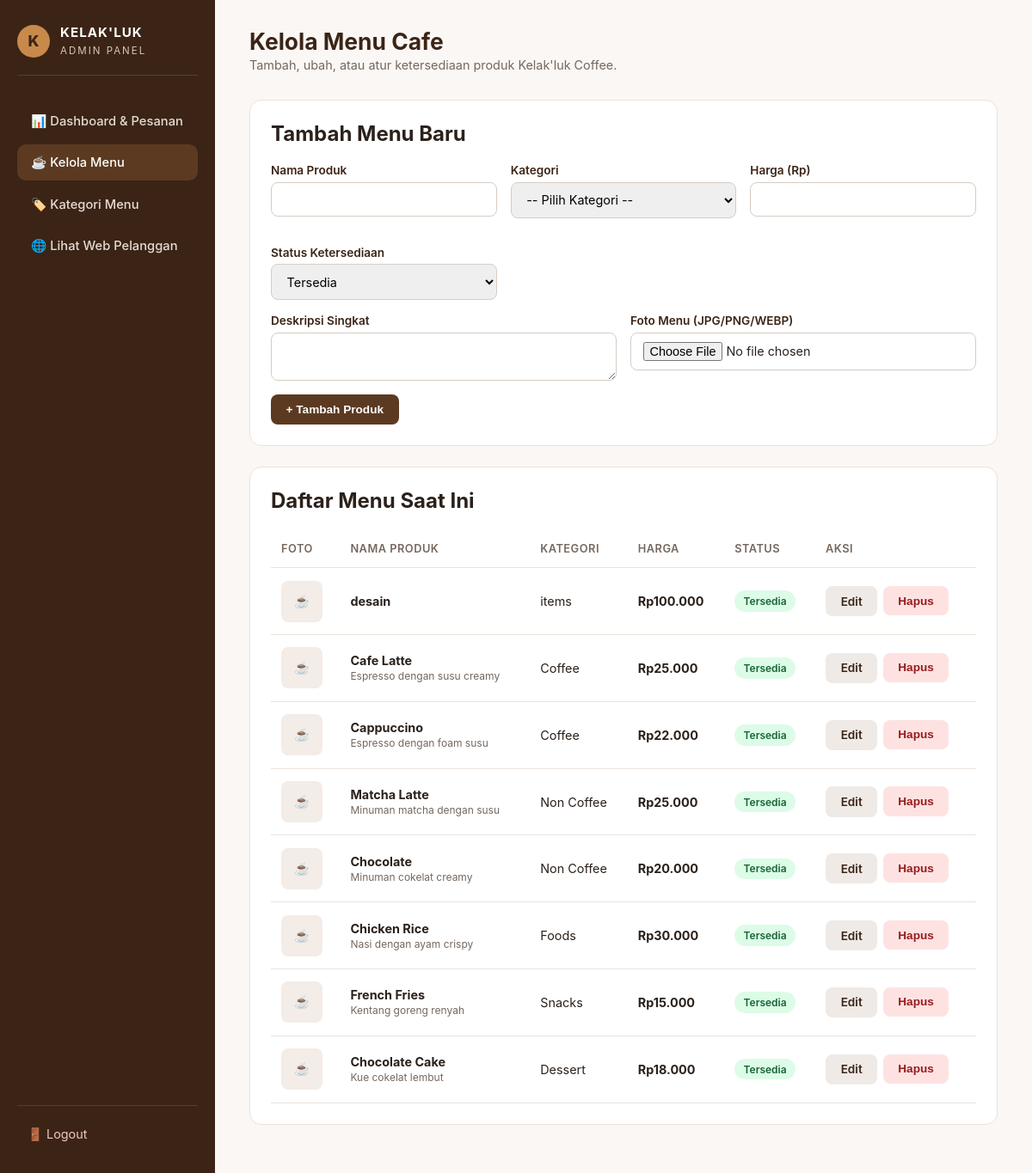
/admin/products.php (signed in), run on the app's committed database.
### tables this page shows
CREATE TABLE `products` (
  `id` int(11) NOT NULL,
  `category_id` int(11) DEFAULT NULL,
  `nama_produk` varchar(150) NOT NULL,
  `deskripsi` text DEFAULT NULL,
  `harga` decimal(12,2) NOT NULL,
  `gambar` varchar(255) DEFAULT NULL,
  `status` enum('tersedia','habis') DEFAULT 'tersedia',
  `created_at` timestamp NOT NULL DEFAULT current_timestamp()
);

CREATE TABLE `categories` (
  `id` int(11) NOT NULL,
  `nama_kategori` varchar(100) NOT NULL,
  `gambar` varchar(255) DEFAULT NULL
);

### admin/auth_check.php (called while the page is built, shortened)
<?php
function e($value) {
    return htmlspecialchars((string) $value, ENT_QUOTES, 'UTF-8');
}
function rupiah($value) {
    return 'Rp' . number_format((float) $value, 0, ',', '.');
}

### admin/products.php (the view, shortened to what this page needs)
<?php
require_once 'auth_check.php';
$editProduct = null;
$products = $conn->query("
    SELECT products.*, categories.nama_kategori
    FROM products
    LEFT JOIN categories ON products.category_id = categories.id
    ORDER BY products.created_at DESC
")->fetchAll();
?>
<!DOCTYPE html>
<html lang="id">
<head>
    <link rel="stylesheet" href="../assets/css/admin.css">
</head>
<body>
    <aside class="admin-sidebar">
        <div>
            <a href="dashboard.php" class="admin-brand">
                <span class="admin-brand-mark">K</span>
                <span>
                    <strong>KELAK'LUK</strong>
                    <small>ADMIN PANEL</small>
                </span>
            </a>
            <nav class="admin-nav">
                <a href="dashboard.php">📊 Dashboard &amp; Pesanan</a>
                <a href="products.php" class="active">☕ Kelola Menu</a>
                <a href="categories.php">🏷️ Kategori Menu</a>
                <a href="../pages/home.php" target="_blank">🌐 Lihat Web Pelanggan</a>
            </nav>
        </div>
        <div class="admin-sidebar-footer">
            <a href="../auth/logout.php" onclick="return confirm('Anda yakin ingin logout?')">🚪 Logout</a>
        </div>
    </aside>
    <main class="admin-main">
        <div class="admin-topbar">
            <div>
                <h1>Kelola Menu Cafe</h1>
                <p>Tambah, ubah, atau atur ketersediaan produk Kelak'luk Coffee.</p>
            </div>
        </div>
        <section class="admin-card">
            <div class="admin-card-header">
                <h2><?= $editProduct ? 'Edit Menu: ' . e($editProduct['nama_produk']) : 'Tambah Menu Baru'; ?></h2>
            </div>
            <form method="POST" enctype="multipart/form-data">
                <div class="form-grid">
                    <div class="form-group">
                        <label>Nama Produk</label>
                        <input type="text" name="nama_produk" class="form-control" required value="<?= e($editProduct['nama_produk'] ?? ''); ?>">
                    </div>
                    <div class="form-group">
                        <label>Kategori</label>
                        <select name="category_id" class="form-control">
                            <option value="">-- Pilih Kategori --</option>
                        </select>
                    </div>
                    <div class="form-group">
                        <label>Harga (Rp)</label>
                        <input type="number" name="harga" class="form-control" required min="0" value="<?= e($editProduct['harga'] ?? ''); ?>">
                    </div>
                    <div class="form-group">
                        <label>Status Ketersediaan</label>
                        <select name="status" class="form-control">
                            <option value="tersedia" <?= ($editProduct['status'] ?? '') === 'tersedia' ? 'selected' : ''; ?>>Tersedia</option>
                        </select>
                    </div>
                </div>
                <div class="form-grid">
                    <div class="form-group">
                        <label>Deskripsi Singkat</label>
                        <textarea name="deskripsi" rows="2" class="form-control"><?= e($editProduct['deskripsi'] ?? ''); ?></textarea>
                    </div>
                    <div class="form-group">
                        <label>Foto Menu (JPG/PNG/WEBP)</label>
                        <input type="file" name="gambar" class="form-control" accept=".jpg,.jpeg,.png,.webp">
                    </div>
                </div>
                <button type="submit" class="btn btn-primary">
                    <?= $editProduct ? 'Simpan Perubahan' : '+ Tambah Produk'; ?>
                </button>
            </form>
        </section>
        <section class="admin-card">
            <div class="admin-card-header">
                <h2>Daftar Menu Saat Ini</h2>
            </div>
            <div class="table-responsive">
                <table class="admin-table">
                    <thead>
                        <tr>
                            <th>Foto</th>
                            <th>Nama Produk</th>
                            <th>Kategori</th>
                            <th>Harga</th>
                            <th>Status</th>
                            <th>Aksi</th>
                        </tr>
                    </thead>
                    <tbody>
                        <?php foreach ($products as $prod): ?>
                            <?php $imgFile = basename((string) ($prod['gambar'] ?? '')); ?>
                            <tr>
                                <td>
                                    <?php if ($imgFile !== '' && is_file(__DIR__ . '/../assets/images/' . $imgFile)): ?>
                                        <img src="../assets/images/<?= e($imgFile); ?>" class="thumb-img" alt="">
                                    <?php else: ?>
                                        <div class="thumb-img" style="display: grid; place-items: center;">☕</div>
                                    <?php endif; ?>
                                </td>
                                <td>
                                    <strong><?= e($prod['nama_produk']); ?></strong><br>
                                    <small style="color: #75675e;"><?= e($prod['deskripsi'] ?? ''); ?></small>
                                </td>
                                <td><?= e($prod['nama_kategori'] ?? '-'); ?></td>
                                <td><strong><?= rupiah($prod['harga']); ?></strong></td>
                                <td>
                                    <span class="badge badge-<?= e($prod['status']); ?>">
                                        <?= e($prod['status']); ?>
                                    </span>
                                </td>
                                <td>
                                    <div style="display: flex; gap: 0.4rem;">
                                        <a href="products.php?edit=<?= (int) $prod['id']; ?>" class="btn btn-secondary">Edit</a>
                                        <form method="POST" onsubmit="return confirm('Hapus produk ini?');">
                                            <button type="submit" class="btn btn-danger">Hapus</button>
                                        </form>
                                    </div>
                                </td>
                            </tr>
                        <?php endforeach; ?>
                    </tbody>
                </table>
            </div>
        </section>
    </main>
</body>
</html>

### assets/css/admin.css (style rules this page uses)
:root { --coffee-dark: #3b2416; --coffee-primary: #5c3a21; --coffee-accent: #c88a4b; --cream-bg: #faf7f4; --card-bg: #ffffff; --text-main: #2b211b; --text-muted: #75675e; --border-color: #ebe3dc; }
* { box-sizing: border-box; margin: 0; padding: 0; }
body { font-family: -apple-system, BlinkMacSystemFont, "Segoe UI", Roboto, sans-serif; background-color: var(--cream-bg); color: var(--text-main); display: flex; min-height: 100vh; }
.admin-sidebar { width: 250px; background-color: var(--coffee-dark); color: #fff; padding: 1.75rem 1.25rem; display: flex; flex-direction: column; justify-content: space-between; position: fixed; top: 0; bottom: 0; left: 0; }
.admin-brand { display: flex; align-items: center; gap: 0.75rem; text-decoration: none; color: #fff; margin-bottom: 2rem; padding-bottom: 1.25rem; border-bottom: 1px solid rgba(255, 255, 255, 0.12); }
.admin-brand-mark { width: 38px; height: 38px; border-radius: 50%; background: var(--coffee-accent); color: var(--coffee-dark); font-weight: 800; display: grid; place-items: center; font-size: 1.1rem; }
.admin-brand strong { display: block; letter-spacing: 1px; font-size: 0.95rem; }
.admin-brand small { color: #d6c5b8; font-size: 0.72rem; letter-spacing: 2px; }
.admin-nav { display: flex; flex-direction: column; gap: 0.4rem; }
.admin-nav a { color: #e6dcd4; text-decoration: none; padding: 0.75rem 1rem; border-radius: 10px; font-size: 0.92rem; font-weight: 500; transition: 0.2s; }
.admin-nav a:hover, .admin-nav a.active { background-color: var(--coffee-primary); color: #fff; }
.admin-sidebar-footer { border-top: 1px solid rgba(255, 255, 255, 0.12); padding-top: 1rem; display: flex; flex-direction: column; gap: 0.5rem; }
.admin-sidebar-footer a { color: #f3c6c6; text-decoration: none; font-size: 0.9rem; padding: 0.5rem 0.75rem; }
.admin-main { margin-left: 250px; flex: 1; padding: 2rem 2.5rem; }
.admin-topbar { display: flex; justify-content: space-between; align-items: center; margin-bottom: 2rem; }
.admin-topbar h1 { font-size: 1.65rem; color: var(--coffee-dark); }
.admin-topbar p { color: var(--text-muted); font-size: 0.9rem; margin-top: 0.2rem; }
.admin-card { background: var(--card-bg); border: 1px solid var(--border-color); border-radius: 14px; padding: 1.5rem; margin-bottom: 1.5rem; }
.admin-card-header { display: flex; justify-content: space-between; align-items: center; margin-bottom: 1.25rem; flex-wrap: wrap; gap: 1rem; }
.table-responsive { overflow-x: auto; }
.admin-table { width: 100%; border-collapse: collapse; font-size: 0.9rem; }
.admin-table th, .admin-table td { padding: 0.9rem 0.75rem; text-align: left; border-bottom: 1px solid var(--border-color); vertical-align: middle; }
.admin-table th { color: var(--text-muted); font-weight: 600; font-size: 0.8rem; text-transform: uppercase; letter-spacing: 0.5px; }
.badge { display: inline-block; padding: 0.3rem 0.65rem; border-radius: 999px; font-size: 0.75rem; font-weight: 600; text-transform: capitalize; }
.badge-selesai, .badge-tersedia { background: #dcfce7; color: #166534; }
.form-grid { display: grid; grid-template-columns: repeat(auto-fit, minmax(220px, 1fr)); gap: 1rem; }
.form-group { display: flex; flex-direction: column; gap: 0.35rem; margin-bottom: 1rem; }
.form-group label { font-size: 0.85rem; font-weight: 600; color: var(--coffee-dark); }
.form-control { padding: 0.65rem 0.85rem; border: 1px solid #d6ccc4; border-radius: 8px; font-size: 0.9rem; font-family: inherit; }
.btn { padding: 0.6rem 1.1rem; border: none; border-radius: 8px; font-size: 0.85rem; font-weight: 600; cursor: pointer; text-decoration: none; display: inline-flex; align-items: center; gap: 0.4rem; }
.btn-primary { background: var(--coffee-primary); color: #fff; }
.btn-danger { background: #fee2e2; color: #991b1b; }
.btn-secondary { background: #efeae6; color: var(--coffee-dark); }
.thumb-img { width: 48px; height: 48px; border-radius: 8px; object-fit: cover; background: #f3ece7; }

### data on the page
products: nama_produk "desain", category.nama_kategori "items", harga "Rp100.000", status "Tersedia"
products: nama_produk "Cafe Latte", deskripsi "Espresso dengan susu creamy", category.nama_kategori "Coffee", harga "Rp25.000", status "Tersedia"
products: nama_produk "Cappuccino", deskripsi "Espresso dengan foam susu", category.nama_kategori "Coffee", harga "Rp22.000", status "Tersedia"
products: nama_produk "Matcha Latte", deskripsi "Minuman matcha dengan susu", category.nama_kategori "Non Coffee", harga "Rp25.000", status "Tersedia"
products: nama_produk "Chocolate", deskripsi "Minuman cokelat creamy", category.nama_kategori "Non Coffee", harga "Rp20.000", status "Tersedia"
products: nama_produk "Chicken Rice", deskripsi "Nasi dengan ayam crispy", category.nama_kategori "Foods", harga "Rp30.000", status "Tersedia"
products: nama_produk "French Fries", deskripsi "Kentang goreng renyah", category.nama_kategori "Snacks", harga "Rp15.000", status "Tersedia"
products: nama_produk "Chocolate Cake", deskripsi "Kue cokelat lembut", category.nama_kategori "Dessert", harga "Rp18.000", status "Tersedia"
